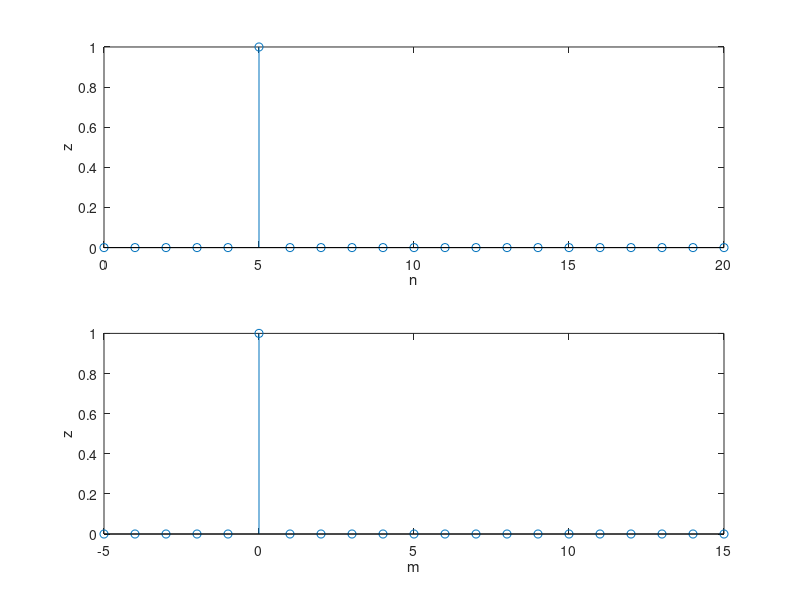
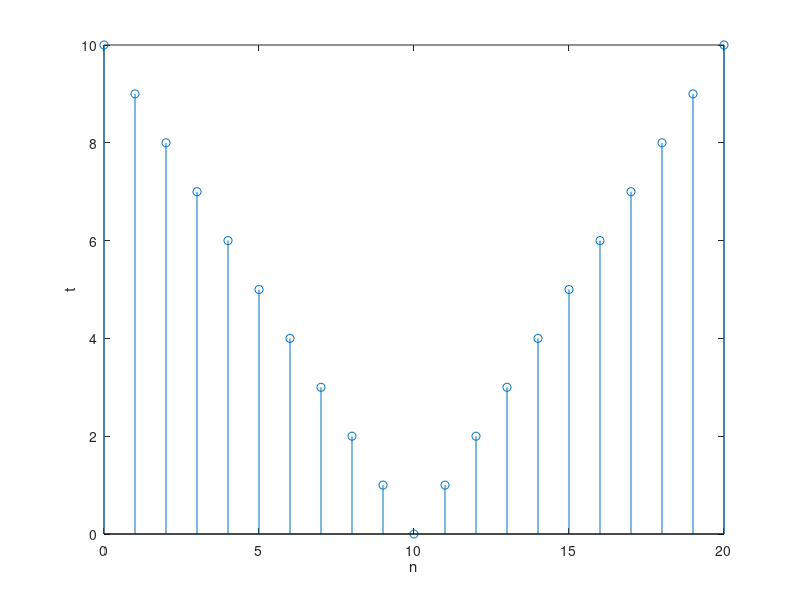
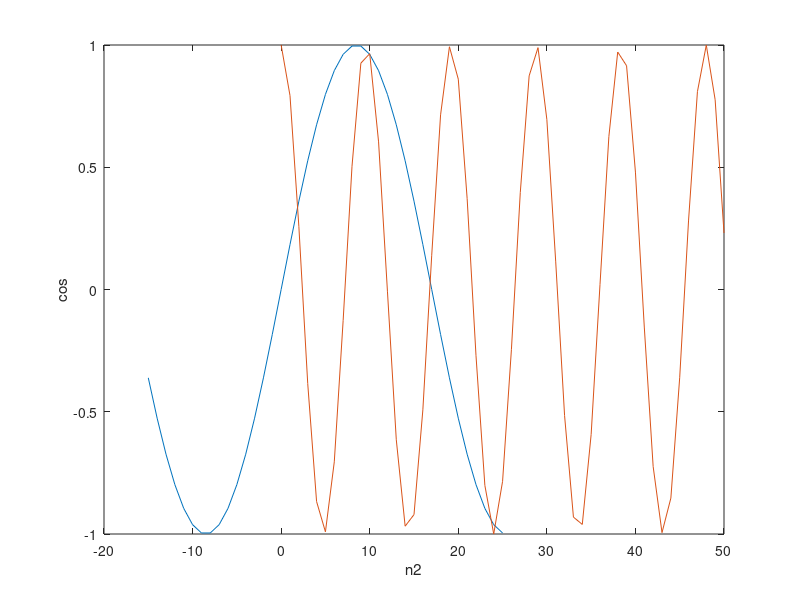
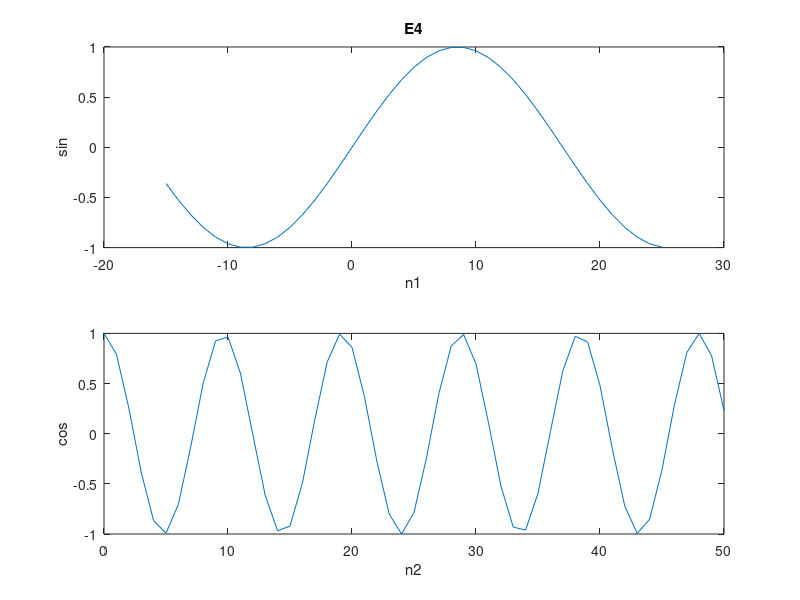

Write the MATLAB code that produced these figures, in order.
%a)
z = zeros(1,21);
z(6) = 1;
n = 0:20;
m = -5:15;
figure(1)
subplot(2,1,1),stem(n,z),xlabel('n'),ylabel('z');
subplot(2,1,2),stem(m,z),xlabel('m'),ylabel('z');

%b)


figure(2);
t=abs(10-n);
stem(n,t),xlabel('n'),ylabel('t');


%c)
n1 = -15:25;
x1 = sin( (pi/17)*n1 );

n2 = 0:50;
x2 = cos( (pi/sqrt(23))*n2 );

figure(3)

plot(n1,x1),xlabel('n1'),ylabel('sin');
hold on
plot(n2,x2),xlabel('n2'),ylabel('cos');


figure(4)

subplot(2,1,1),plot(n1,x1),title('E4'),xlabel('n1'),ylabel('sin');
subplot(2,1,2),plot(n2,x2),xlabel('n2'),ylabel('cos');
